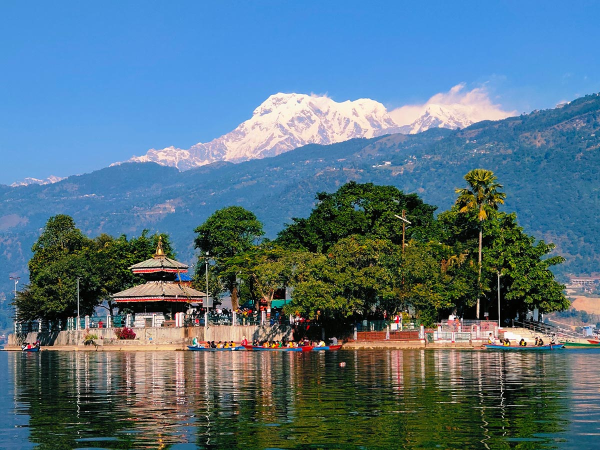
#> input picture Day23/pokhara.jpg, 1200 x 900 px (shown at 1/2 size)
$ python medianblur.py
#> lines starting #> are read from the running program, lines starting #| are printed output that depends on the picture
import cv2
orignal_image = cv2.imread("pokhara.jpg")
#> orignal_image is the input picture: shape (900, 1200, 3); mean B, G, R 131.2, 114.8, 85.3
image = cv2.resize(orignal_image, None, fx=0.5, fy=0.5)
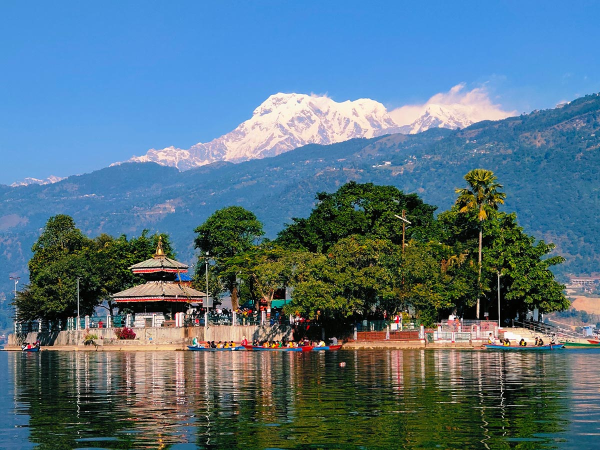
#> image: shape (450, 600, 3); mean B, G, R 131.3, 114.9, 85.4
medblur_img= cv2.medianBlur(image,5)
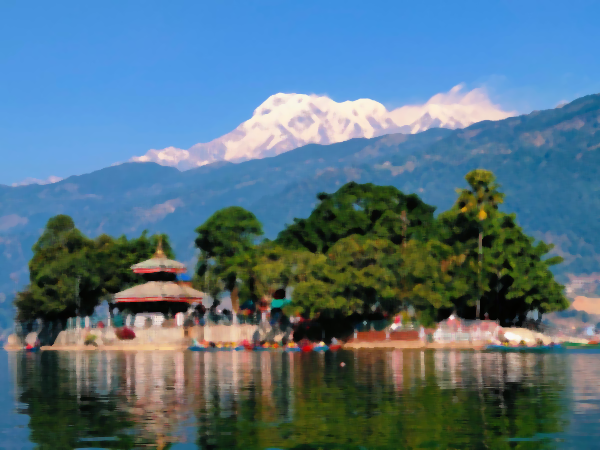
#> medblur_img: shape (450, 600, 3); mean B, G, R 130, 114, 84.1

cv2.imshow("Orignal Image",image)
cv2.imshow("Median Blurred Image",medblur_img)
cv2.imwrite("medblurpkr.jpg",medblur_img)
cv2.waitKey(0)
cv2.destroyAllWindows()

$ run again, with Day23/lowquality.jpg copied over Day23/pokhara.jpg
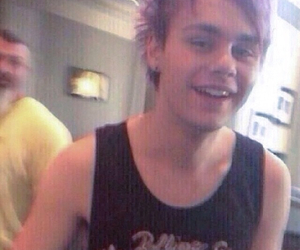
#> input picture Day23/lowquality.jpg, 300 x 250 px
#> orignal_image is the input picture: shape (250, 300, 3); mean B, G, R 126.7, 123.8, 150.6
#> `medblur_img= cv2.medianBlur(image,5)`:
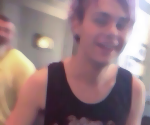
#> medblur_img: shape (125, 150, 3); mean B, G, R 126.9, 124, 151

$ run again, with Day23/nepal.webp saved as Day23/pokhara.jpg
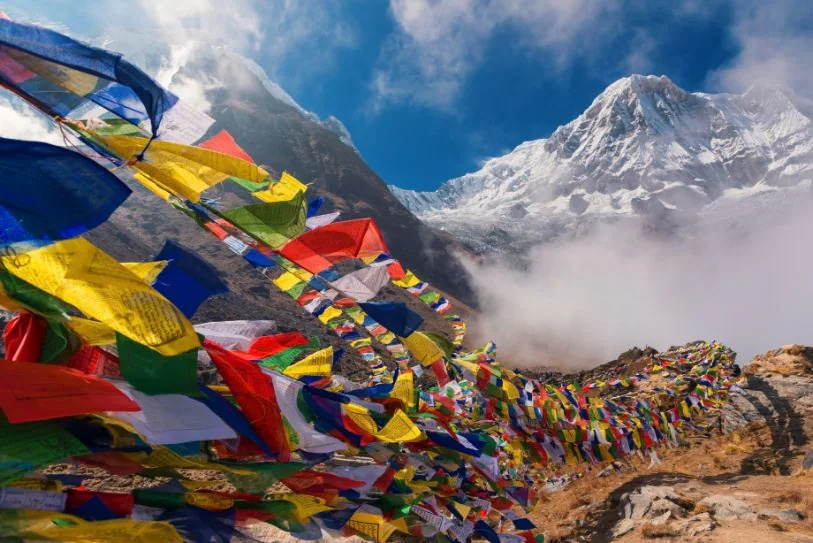
#> input picture Day23/nepal.webp, 813 x 543 px
#> orignal_image is the input picture: shape (543, 813, 3); mean B, G, R 109.1, 108.9, 114.8
#> `image = cv2.resize(orignal_image, None, fx=0.5, fy=0.5)`:
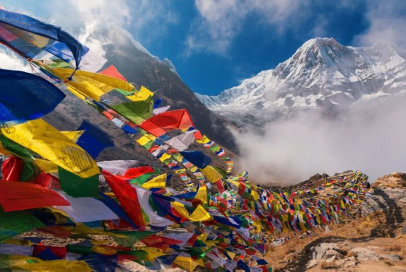
#> image: shape (272, 406, 3); mean B, G, R 109.1, 109, 114.9
#> `medblur_img= cv2.medianBlur(image,5)`:
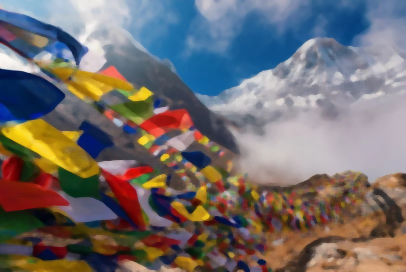
#> medblur_img: shape (272, 406, 3); mean B, G, R 108.5, 108.5, 114.6
